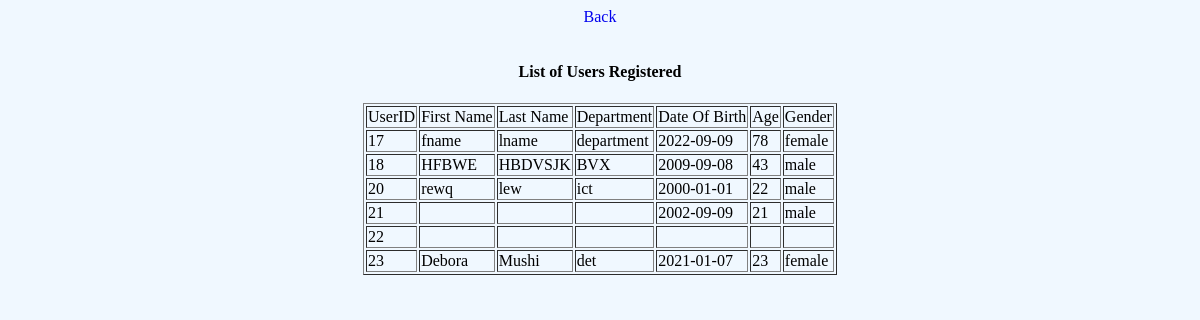
Screenshot of /Asignment/view.php with the database file from the repository.
### tables this page shows
CREATE TABLE `users` (
  `UserID` int(11) NOT NULL AUTO_INCREMENT,
  `FirstName` varchar(30) NOT NULL,
  `LastName` varchar(30) NOT NULL,
  `Department` varchar(30) NOT NULL,
  `DOB` date DEFAULT NULL,
  `Gender` enum('male','female') DEFAULT NULL,
  `Age` int(3) DEFAULT NULL,
  PRIMARY KEY (`UserID`)
);

### Asignment/view.php (the view, shortened to what this page needs)
<?php
    require_once "connection.php";
    ?>
<!DOCTYPE html>
<html lang="en">
<head>
    <link rel="stylesheet" href="style.css">
</head>
<body>
<a href="index.html">Back</a>
<table border=1>
    <caption><h4>List of Users Registered</h4></caption>
                       <tr>
                       <td>UserID</td>
                       <td>First Name</td>
                       <td>Last Name</td>
                       <td>Department</td>
                       <td>Date Of Birth</td;>
                       <td>Age</td>
                       <td>Gender</td>
                       </tr>
                       <?php
                                $view="select * from `users`";
                                $result1=mysqli_query($conn,$view);
                            while ($row=mysqli_fetch_array($result1)){
                                ?>
                            <tr>
                            <td><?php echo $row['UserID']?></td>
                            <td><?php echo $row['FirstName']?></td>
                            <td><?php echo $row['LastName']?></td>
                            <td><?php echo $row['Department']?></td>
                            <td><?php echo $row['DOB']?></td>
                            <td><?php echo $row['Age']?></td>
                            <td><?php echo $row['Gender']?></td>
                            </tr>
                        <?php
                            }
                            ?>
</table>
</body>
</html>

### Asignment/style.css (style rules this page uses)
body { display: flex; justify-content: center; align-items: center; flex-direction: column; border-radius: 2px; background-color: aliceblue; }
a { margin-bottom: 1rem ; text-decoration: none; }

### rows the page displays
users: UserID "17", FirstName "fname", LastName "lname", Department "department", DOB "2022-09-09", Age "78", Gender "female"
users: UserID "18", FirstName "HFBWE", LastName "HBDVSJK", Department "BVX", DOB "2009-09-08", Age "43", Gender "male"
users: UserID "20", FirstName "rewq", LastName "lew", Department "ict", DOB "2000-01-01", Age "22", Gender "male"
users: UserID "21", DOB "2002-09-09", Age "21", Gender "male"
users: UserID "22"
users: UserID "23", FirstName "Debora", LastName "Mushi", Department "det", DOB "2021-01-07", Age "23", Gender "female"
